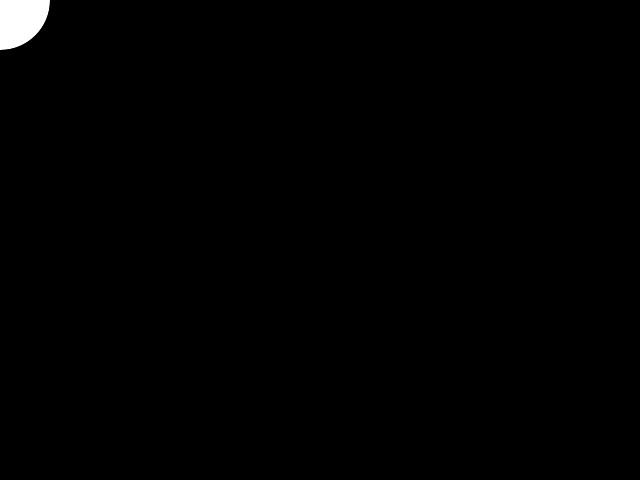
Frame 1 (no input)
Frame 60 (the mouse pressed at the canvas centre just before this capture): identical to frame 1, image omitted
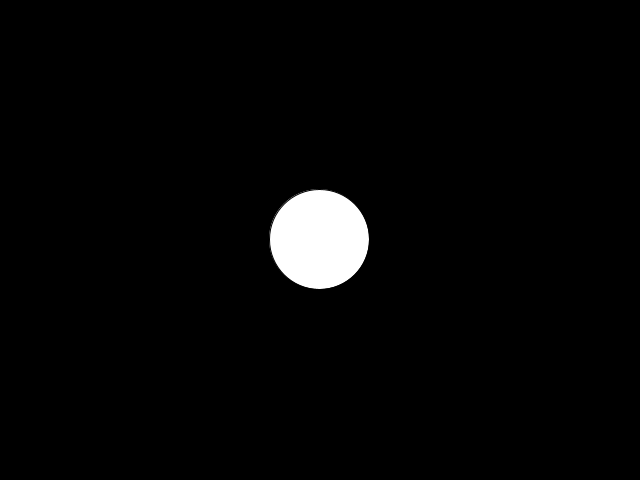
Frame 120 (the mouse held since frame 60 and released just before this capture)

The Processing sketch that drew these frames (run headless with seeded random() and noise(); from frame 60 on, the mouse is pressed at the canvas centre):

// Processing sketch: processing_49238
// ── processing_49238.pde

int r = 50;
float x, y;
float easing = 0.1;

void setup() {
  size(640, 480);
  frameRate(30);
  smooth();
}

void draw() {
  background(0);
  
  float targetX = mouseX;
  float targetY = mouseY;
  float dx = targetX - x;
  float dy = targetY - y;
  
  if (abs(dx) > 1) {
    x += dx * easing;
  }
  if (abs(dy) > 1) {
    y += dy * easing;
  }
  
  fill(255);
  ellipse(x, y, r*2, r*2);
}
